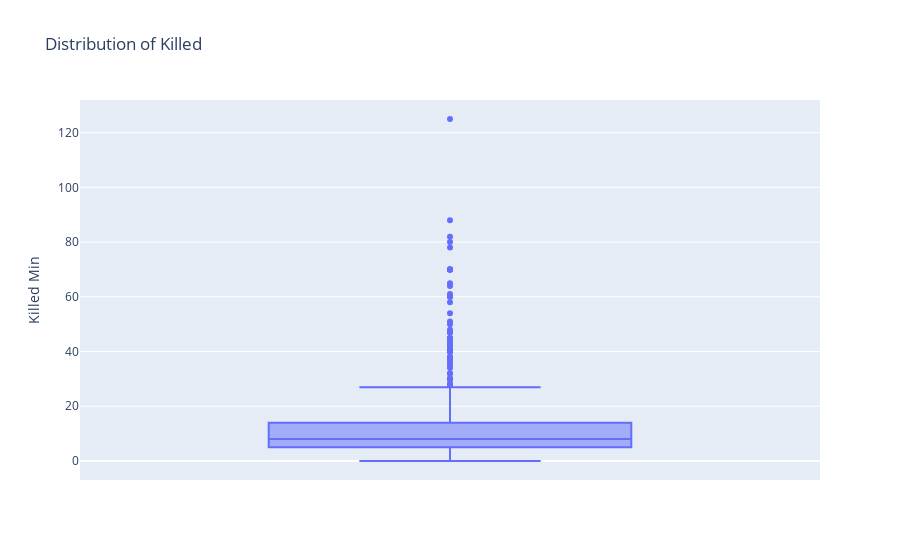
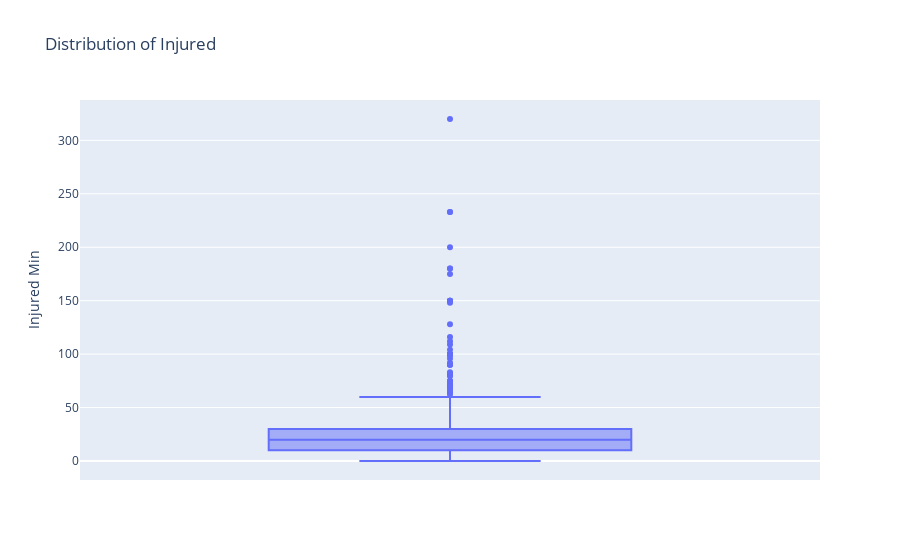

Notebook cell for these charts, in order:
### Markdown cell above
# Attack Characteristics

### Code cell
# 10. Casualty Distribution
fig9 = px.box(df_cleaned, y='Killed Min', title='Distribution of Killed')
fig9.show()

fig10 = px.box(df_cleaned, y='Injured Min', title='Distribution of Injured')
fig10.show()

### Figure 1 — Plotly figure (JSON) as saved in the notebook; plotly's stock layout.template omitted (floating-point values rounded to 4 significant figures; data arrays with more than 128 entries replaced by an {"elided": "..."} marker saying what was removed)
{"data": [{"alignmentgroup": "True", "hovertemplate": "Killed Min=%{y}<extra></extra>", "legendgroup": "", "marker": {"color": "#636efa"}, "name": "", "notched": false, "offsetgroup": "", "orientation": "v", "showlegend": false, "type": "box", "x0": " ", "xaxis": "x", "y": {"elided": "522 int values"}, "y0": " ", "yaxis": "y"}], "layout": {"boxmode": "group", "legend": {"tracegroupgap": 0}, "title": {"text": "Distribution of Killed"}, "xaxis": {"anchor": "y", "domain": [0, 1]}, "yaxis": {"anchor": "x", "domain": [0, 1], "title": {"text": "Killed Min"}}}}

### Figure 2 — Plotly figure (JSON) as saved in the notebook; plotly's stock layout.template omitted (floating-point values rounded to 4 significant figures; data arrays with more than 128 entries replaced by an {"elided": "..."} marker saying what was removed)
{"data": [{"alignmentgroup": "True", "hovertemplate": "Injured Min=%{y}<extra></extra>", "legendgroup": "", "marker": {"color": "#636efa"}, "name": "", "notched": false, "offsetgroup": "", "orientation": "v", "showlegend": false, "type": "box", "x0": " ", "xaxis": "x", "y": {"elided": "522 int values"}, "y0": " ", "yaxis": "y"}], "layout": {"boxmode": "group", "legend": {"tracegroupgap": 0}, "title": {"text": "Distribution of Injured"}, "xaxis": {"anchor": "y", "domain": [0, 1]}, "yaxis": {"anchor": "x", "domain": [0, 1], "title": {"text": "Injured Min"}}}}
